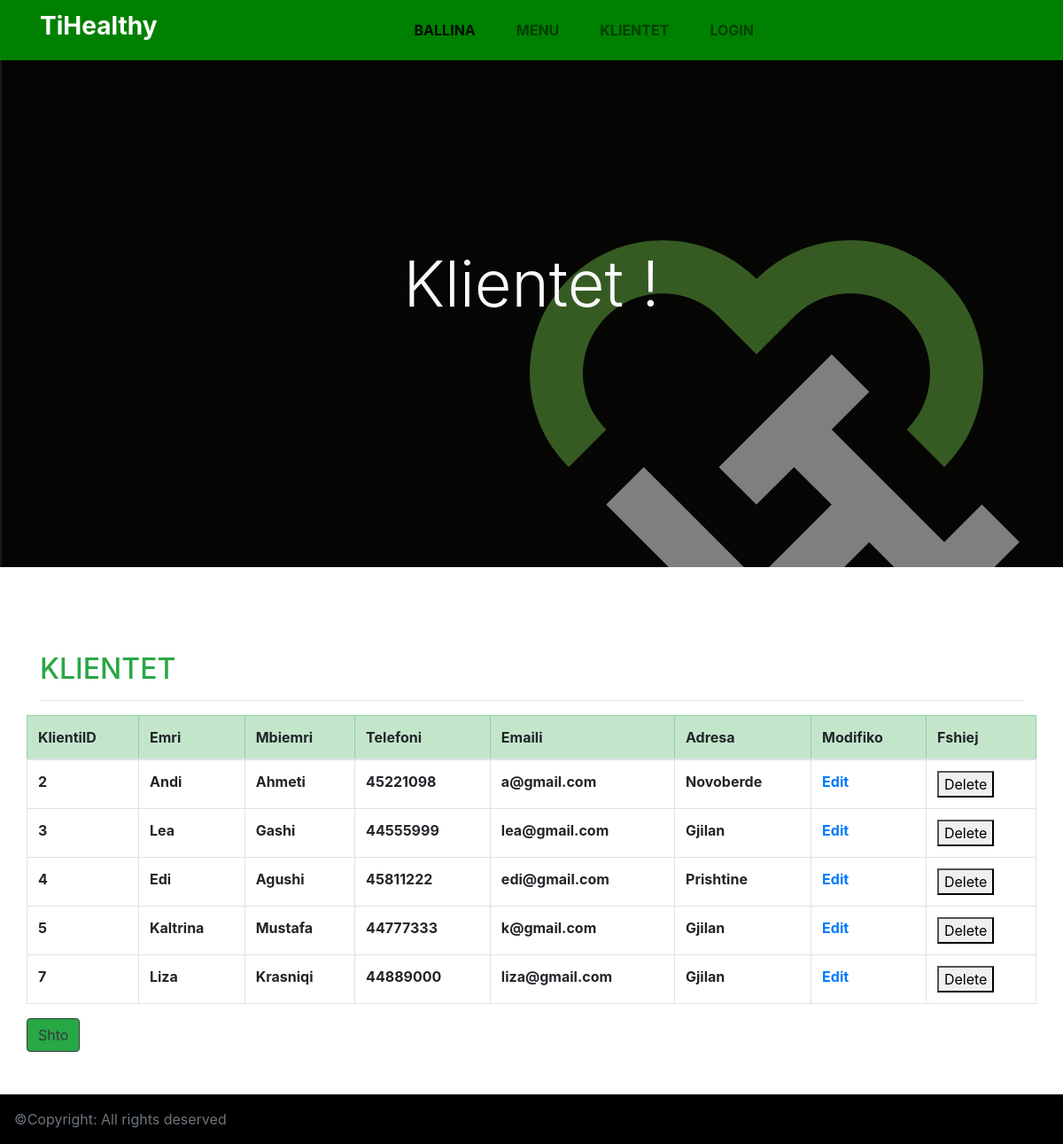
The app's page /klientet.php with its own data.
### tables this page shows
CREATE TABLE `klientet` (
  `klientiID` int(11) NOT NULL,
  `emri` varchar(50) NOT NULL,
  `mbiemri` varchar(50) NOT NULL,
  `telefoni` int(20) NOT NULL,
  `emaili` varchar(150) NOT NULL,
  `adresa` varchar(150) NOT NULL
);

### functions.php (called while the page is built, shortened)
<?php
function merrKlientet(){
    global $dbcon;
    $query = "SELECT * FROM klientet";
    $result = mysqli_query($dbcon, $query);
    return $result;
}
?>

### klientet.php (the view, shortened to what this page needs)
<?php include_once "inc/header.php";
   include_once "functions.php";
 ?>
   <section class="w-100"
        style="background: linear-gradient(rgba(0,0,0,.5), rgba(0,0,0,.5)),url(images/th1.png);height: 80vh;">
        <div class="text-center text-light" style="position: relative; top: 50%;left: 50%;transform: translate(-50%,-50%);">
            <h1 class="display-3">Klientet !</h1>
        </div>
    </section>
  <div class="container">
    <h2 class="text-uppercase text-success mt-5 pt-5">Klientet</h2>
        <hr>
    <div class="row">
          <table class="table table-bordered table-hover">
            <thead class="table-success">
                <tr>
                    <th>KlientiID</th>
                    <th>Emri</th>
                    <th>Mbiemri</th>
                    <th>Telefoni</th>
                    <th>Emaili</th>
                    <th>Adresa</th>
                    <th>Modifiko</th>
                    <th>Fshiej</th>
                </tr>
            </thead>
            <tbody>
              <?php
               $klientet=merrKlientet();
               while ($klienti= mysqli_fetch_assoc($klientet)) {?>
                   <tr>
                     <th scope="row" ><?php echo $klienti['klientiID'];  ?></th>
                    <th scope="row" ><?php echo $klienti['emri'];  ?></th>
                    <th scope="row" ><?php echo $klienti['mbiemri'];  ?></th>
                    <th scope="row" ><?php echo $klienti['telefoni'];  ?></th>
                    <th scope="row" ><?php echo $klienti['emaili'];  ?></th>
                    <th scope="row" ><?php echo $klienti['adresa'];  ?></th>
                    <th scope="row"> <a href="shto_modifikoKlient.php?klientiID= <?php echo $klienti['klientiID'] ; ?>">Edit</a></th>
                   <th scope="row">
                     <form action="deleteKlient.php" method="post">
                       <button type="submit" onclick="return shfaqAlertin()">Delete</button>
                     </form>
                 </th>
                </tr>
              <?php
               }
              ?>
            </tbody>
        </table>
           <button class="btn btn-success btn-outline-dark" style="float: right;" onclick="window.location.href='shto_modifikoKlient.php'">Shto</button>
        <br>
    </div>
  </div>
    <div style="clear: both;">
 <?php include_once "inc/footer.php"  ?>

### records on screen
klientet: klientiID "2", emri "Andi", mbiemri "Ahmeti", telefoni "45221098", emaili "a@gmail.com", adresa "Novoberde"
klientet: klientiID "3", emri "Lea", mbiemri "Gashi", telefoni "44555999", emaili "lea@gmail.com", adresa "Gjilan"
klientet: klientiID "4", emri "Edi", mbiemri "Agushi", telefoni "45811222", emaili "edi@gmail.com", adresa "Prishtine"
klientet: klientiID "5", emri "Kaltrina", mbiemri "Mustafa", telefoni "44777333", emaili "k@gmail.com", adresa "Gjilan"
klientet: klientiID "7", emri "Liza", mbiemri "Krasniqi", telefoni "44889000", emaili "liza@gmail.com", adresa "Gjilan"
